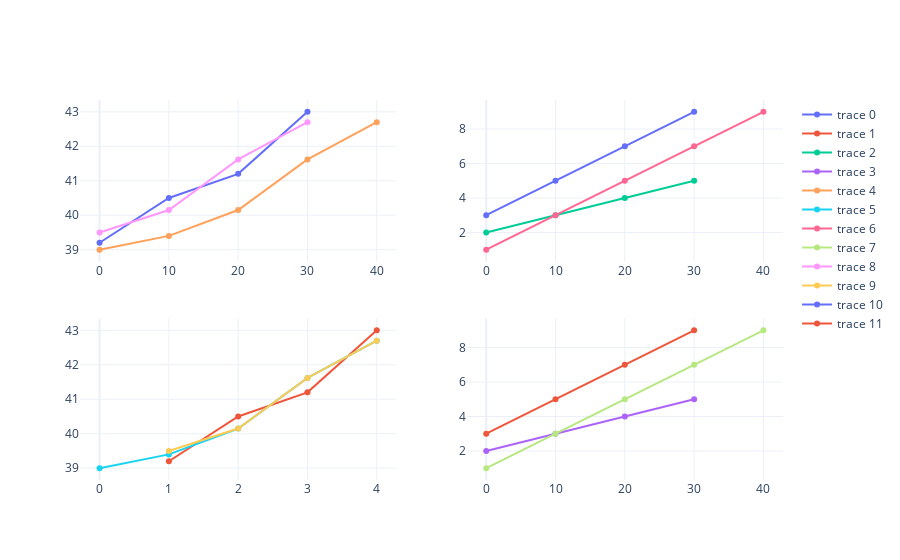

The cell this chart's notebook holds for it:
### Code cell
import plotly.graph_objects as go
import plotly.io as pio
from plotly.subplots import make_subplots

# data
pio.templates.default = "plotly_white"
fig = make_subplots(rows=2, cols=2, shared_xaxes=False)

for df_index in range(0, len(datasets)):
    df = datasets[df_index]
    yName = 'skin'
    fig.add_trace(go.Scatter(x=df[xName], y=df[yName].values), row=1, col=1)
    fig.add_trace(go.Scatter(x=df[xName].index, y=df[yName].values), row=2, col=1)
    yName = 'gpuMs'
    fig.add_trace(go.Scatter(x=df[xName], y=df[yName].values), row=1, col=2)
    fig.add_trace(go.Scatter(x=df[xName], y=df[yName].values), row=2, col=2)
    ax2.plot(xName, yName, data=df, color=colors[df_index], marker='+', linewidth=1, markersize=5, label='line1')
fig.show()

### Figure 1 — Plotly figure (JSON) as saved in the notebook; plotly's stock layout.template omitted (floating-point values rounded to 4 significant figures)
{"data": [{"type": "scatter", "x": [0, 10, 20, 30], "xaxis": "x", "y": [39.2, 40.5, 41.2, 43], "yaxis": "y"}, {"type": "scatter", "x": [1, 2, 3, 4], "xaxis": "x3", "y": [39.2, 40.5, 41.2, 43], "yaxis": "y3"}, {"type": "scatter", "x": [0, 10, 20, 30], "xaxis": "x2", "y": [2, 3, 4, 5], "yaxis": "y2"}, {"type": "scatter", "x": [0, 10, 20, 30], "xaxis": "x4", "y": [2, 3, 4, 5], "yaxis": "y4"}, {"type": "scatter", "x": [0, 10, 20, 30, 40], "xaxis": "x", "y": [39, 39.4, 40.15, 41.62, 42.7], "yaxis": "y"}, {"type": "scatter", "x": [0, 1, 2, 3, 4], "xaxis": "x3", "y": [39, 39.4, 40.15, 41.62, 42.7], "yaxis": "y3"}, {"type": "scatter", "x": [0, 10, 20, 30, 40], "xaxis": "x2", "y": [1, 3, 5, 7, 9], "yaxis": "y2"}, {"type": "scatter", "x": [0, 10, 20, 30, 40], "xaxis": "x4", "y": [1, 3, 5, 7, 9], "yaxis": "y4"}, {"type": "scatter", "x": [0, 10, 20, 30], "xaxis": "x", "y": [39.5, 40.15, 41.62, 42.7], "yaxis": "y"}, {"type": "scatter", "x": [1, 2, 3, 4], "xaxis": "x3", "y": [39.5, 40.15, 41.62, 42.7], "yaxis": "y3"}, {"type": "scatter", "x": [0, 10, 20, 30], "xaxis": "x2", "y": [3, 5, 7, 9], "yaxis": "y2"}, {"type": "scatter", "x": [0, 10, 20, 30], "xaxis": "x4", "y": [3, 5, 7, 9], "yaxis": "y4"}], "layout": {"autosize": true, "xaxis": {"anchor": "y", "autorange": true, "domain": [0, 0.45], "range": [-2.872, 42.87], "type": "linear"}, "xaxis2": {"anchor": "y2", "autorange": true, "domain": [0.55, 1], "range": [-2.872, 42.87], "type": "linear"}, "xaxis3": {"anchor": "y3", "autorange": true, "domain": [0, 0.45], "range": [-0.2872, 4.287], "type": "linear"}, "xaxis4": {"anchor": "y4", "autorange": true, "domain": [0.55, 1], "range": [-2.872, 42.87], "type": "linear"}, "yaxis": {"anchor": "x", "autorange": true, "domain": [0.575, 1], "range": [38.51, 43.49], "type": "linear"}, "yaxis2": {"anchor": "x2", "autorange": true, "domain": [0.575, 1], "range": [0.01222, 9.988], "type": "linear"}, "yaxis3": {"anchor": "x3", "autorange": true, "domain": [0, 0.425], "range": [38.51, 43.49], "type": "linear"}, "yaxis4": {"anchor": "x4", "autorange": true, "domain": [0, 0.425], "range": [0.01222, 9.988], "type": "linear"}}}
